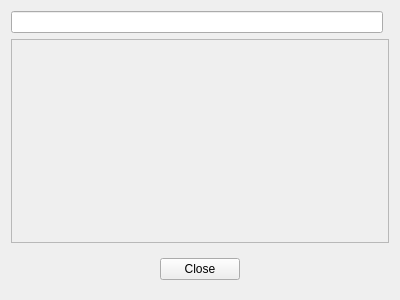
<?xml version="1.0" encoding="UTF-8"?>
<ui version="4.0">
 <class>CTagsEditorOverlay</class>
 <widget class="COverlayBase" name="CTagsEditorOverlay">
  <property name="geometry">
   <rect>
    <x>0</x>
    <y>0</y>
    <width>400</width>
    <height>300</height>
   </rect>
  </property>
  <property name="windowTitle">
   <string>Form</string>
  </property>
  <layout class="QGridLayout" name="gridLayout_2">
   <item row="0" column="0">
    <widget class="QLineEdit" name="pLineEdit"/>
   </item>
   <item row="1" column="0" colspan="2">
    <widget class="CTagsView" name="pTagsFrame">
     <property name="sizePolicy">
      <sizepolicy hsizetype="Preferred" vsizetype="Expanding">
       <horstretch>0</horstretch>
       <verstretch>0</verstretch>
      </sizepolicy>
     </property>
     <property name="frameShape">
      <enum>QFrame::StyledPanel</enum>
     </property>
     <property name="frameShadow">
      <enum>QFrame::Raised</enum>
     </property>
    </widget>
   </item>
   <item row="2" column="0" colspan="2">
    <widget class="QWidget" name="widget" native="true">
     <layout class="QGridLayout" name="gridLayout">
      <item row="0" column="3">
       <spacer name="horizontalSpacer">
        <property name="orientation">
         <enum>Qt::Horizontal</enum>
        </property>
        <property name="sizeHint" stdset="0">
         <size>
          <width>40</width>
          <height>20</height>
         </size>
        </property>
       </spacer>
      </item>
      <item row="0" column="0">
       <spacer name="horizontalSpacer_2">
        <property name="orientation">
         <enum>Qt::Horizontal</enum>
        </property>
        <property name="sizeHint" stdset="0">
         <size>
          <width>40</width>
          <height>20</height>
         </size>
        </property>
       </spacer>
      </item>
      <item row="0" column="1">
       <widget class="QPushButton" name="pConfirmButton">
        <property name="text">
         <string>Close</string>
        </property>
       </widget>
      </item>
     </layout>
    </widget>
   </item>
  </layout>
 </widget>
 <customwidgets>
  <customwidget>
   <class>COverlayBase</class>
   <extends>QWidget</extends>
   <header>Widgets/OverlayBase.h</header>
   <container>1</container>
  </customwidget>
  <customwidget>
   <class>CTagsView</class>
   <extends>QFrame</extends>
   <header>Widgets/TagsView.h</header>
   <container>1</container>
  </customwidget>
 </customwidgets>
 <resources/>
 <connections/>
</ui>
